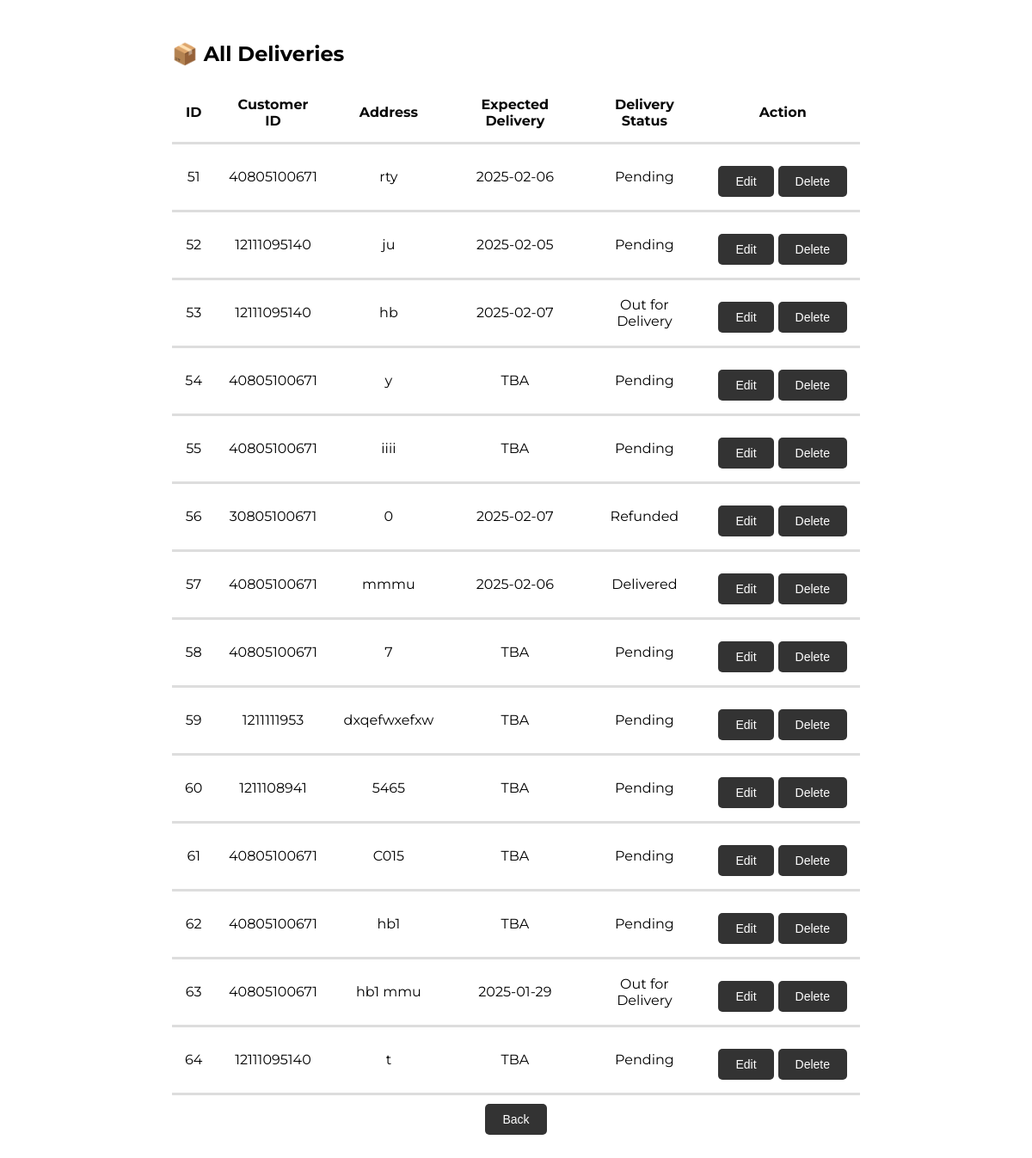
The app's page /viewdel with its own data.
### main.py (models this page shows)
class Delivery(db.Model):
    id = db.Column(db.Integer, primary_key=True)
    customer_id = db.Column(db.Integer, db.ForeignKey('customer.id'), nullable=False)  # Link to customer
    delivery_status = db.Column(db.String(50), default="Pending")
    expected_delivery_date = db.Column(db.String(50), nullable=False)
    address = db.Column(db.String(255), nullable=False)
    customer = db.relationship('customer', backref=db.backref('deliveries', lazy=True))

### main.py (the view)
@tandtweb.route('/viewdel', methods=['GET'])
def view_del():
    delivery_list = Delivery.query.all()
    return render_template('viewdel.html', delivery_list=delivery_list)

### templates/viewdel.html (shortened to what this page needs)
<!DOCTYPE html>
<html lang="en">
<head>
    <link rel="stylesheet" href="/static/cart.css">
</head>
<body>
    <div class="container mt-5">
        <h2>📦 All Deliveries</h2>
        <table class="viewdeliveryy">
            <thead>
                <tr>
                    <th>ID</th>
                    <th>Customer ID</th>
                    <th>Address</th>
                    <th>Expected Delivery</th>
                    <th>Delivery Status</th>
                    <th>Action</th>
                </tr>
            </thead>
            <tbody>
                {% for delivery in delivery_list %}
                    <tr>
                        <td>{{ delivery.id }}</td>
                        <td>{{ delivery.customer_id }}</td>
                        <td>{{ delivery.address }}</td>
                        <td>{{ delivery.expected_delivery_date }}</td>
                        <td>{{ delivery.delivery_status }}</td>
                        <td>
                            <div class="buttons-container">
                                <form action="/editdel/{{ delivery.id}}" method="GET" style="display: inline;">
                                    <button type="submit" class="edit">Edit</button>
                                </form>
                                <form action="/deletedelivery/{{ delivery.id }}" method="POST" style="display: inline;"
                                onsubmit="return confirm('Are you sure you want to delete this delivery?')">
                                    <button type="submit" class="delete">Delete</button>
                                </form>
                            </div>
                        </td>
                    </tr>
                {% endfor %}
            </tbody>
        </table>
    </div>
    <div class="buttons-container">
        <button type="button" onclick="window.location.href='/courierhome'">Back</button>
    </div>
</body>
</html>

### static/cart.css (style rules this page uses)
body { font-family: 'Montserrat', sans-serif; background-color: #ffffff; padding: 20px; display: flex; flex-direction: column; align-items: center; }
table { width: 100%; border-collapse: collapse; max-width: 800px; }
th, td { padding: 15px; text-align: left; }
th { background-color: #ffffff; color: rgb(8, 8, 8); }
td { background-color: #fff; }
table tr { border-bottom: 3px solid #ddd; }
.buttons-container { display: flex; justify-content: flex-end; gap: 5px; }
button { background-color: #333; color: white; border: none; padding: 10px 20px; border-radius: 5px; font-size: 14px; cursor: pointer; width: 100%; margin-top: 10px; }
table.viewdeliveryy th, table.viewdeliveryy td { text-align: center; }
table.viewdeliveryy { width: 100%; border-collapse: collapse; margin-top: 10px; max-width: 800px; }

### records on screen
Delivery: id "51", customer_id "40805100671", address "rty", expected_delivery_date "2025-02-06", delivery_status "Pending"
Delivery: id "52", customer_id "12111095140", address "ju", expected_delivery_date "2025-02-05", delivery_status "Pending"
Delivery: id "53", customer_id "12111095140", address "hb", expected_delivery_date "2025-02-07", delivery_status "Out for Delivery"
Delivery: id "54", customer_id "40805100671", address "y", expected_delivery_date "TBA", delivery_status "Pending"
Delivery: id "55", customer_id "40805100671", address "iiii", expected_delivery_date "TBA", delivery_status "Pending"
Delivery: id "56", customer_id "30805100671", address "0", expected_delivery_date "2025-02-07", delivery_status "Refunded"
Delivery: id "57", customer_id "40805100671", address "mmmu", expected_delivery_date "2025-02-06", delivery_status "Delivered"
Delivery: id "58", customer_id "40805100671", address "7", expected_delivery_date "TBA", delivery_status "Pending"
Delivery: id "59", customer_id "1211111953", address "dxqefwxefxw", expected_delivery_date "TBA", delivery_status "Pending"
Delivery: id "60", customer_id "1211108941", address "5465", expected_delivery_date "TBA", delivery_status "Pending"
Delivery: id "61", customer_id "40805100671", address "C015", expected_delivery_date "TBA", delivery_status "Pending"
Delivery: id "62", customer_id "40805100671", address "hb1", expected_delivery_date "TBA", delivery_status "Pending"
Delivery: id "63", customer_id "40805100671", address "hb1 mmu", expected_delivery_date "2025-01-29", delivery_status "Out for Delivery"
Delivery: id "64", customer_id "12111095140", address "t", expected_delivery_date "TBA", delivery_status "Pending"
